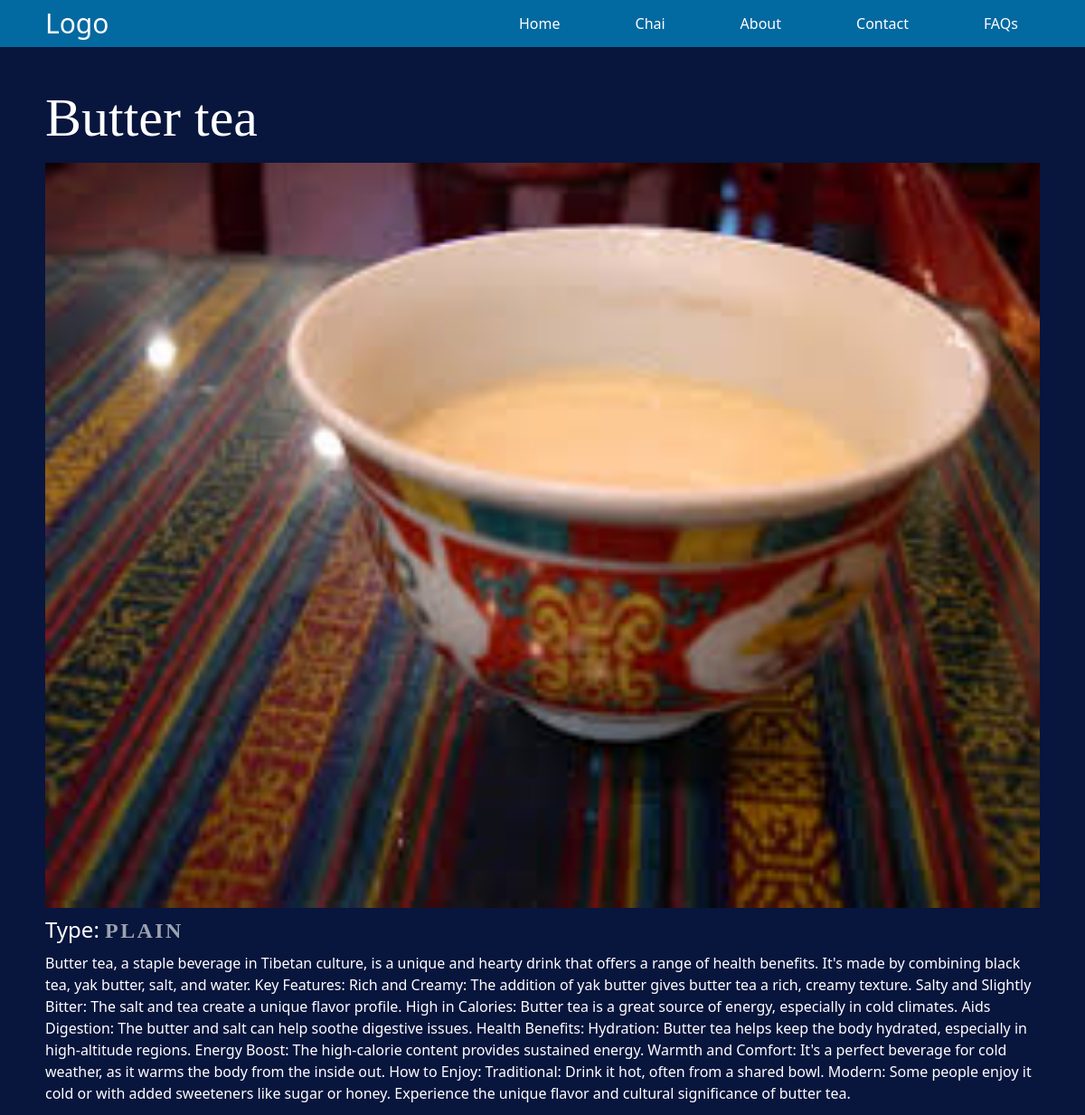
The page /chai/3/ on the database its author committed.
### chai/models.py (models this page shows, shortened)
class ChaiVarity(models.Model):
    CHAI_TYPE_CHOICE = [
        ("ML", "MASALA"),
        ("GR", "GINGER"),
        ("KI", "KIWI"),
        ("PL", "PLAIN"),
        ("EL", "ELACHI"),
    ]
    name = models.CharField(max_length=120)
    image = models.ImageField(upload_to="chais/")
    date_added = models.DateTimeField(default=timezone.now)
    chai_type = models.CharField(max_length=2, choices=CHAI_TYPE_CHOICE)
    description = models.TextField(default="")
    def get_type(self):
        for code, full_name in self.CHAI_TYPE_CHOICE:
            if self.chai_type == code:
                return full_name
        return "Unknown"

### chai/views.py (the view)
# urls.py: path("<int:chai_id>/", views.chai_details, name="chai_details"),
def chai_details(request, chai_id):
    chai = get_object_or_404(ChaiVarity, pk=chai_id)
    return render(request, "chai/chai_details.html", {"chai": chai})

### chai/templates/chai/chai_details.html (shortened to what this page needs)
{% extends 'layout.html' %}
{% block content %}
  <div class="w-full max-w-[1100px] mx-auto py-3 mt-7">
    <h1 class="text-6xl font-serif text-left py-2 mb-3">{{ chai.name }}</h1>
    <div class="w-full">
      <img src="{{ chai.image.url }}" class="w-full h-auto mx-auto max-h-[80vh] object-cover" />
    </div>
    <p class="text-2xl py-2">
      Type: <span class="font-semibold font-serif tracking-widest text-gray-400">{{ chai.get_type }}</span>
    </p>
    <div>{{ chai.description }}</div>
  </div>
{% endblock %}

### static/style.css (style rules this page uses)
body { background: #08153d; color: white; }
h1 { text-align: center; font-size: 2em; }

### rows shown on the page
ChaiVarity: name "Butter tea", image (picture), get_type "PLAIN", description "Butter tea, a staple beverage in Tibetan culture, is a unique and hearty drink that offers a range of health benefits. It's made by combining black tea, yak butter, salt, and water. Key Features: Rich and Creamy: The addition of yak butter gives butter tea a rich, creamy texture. Salty and Slightly Bitter: The salt and tea create a unique flavor profile. High in Calories: Butter tea is a great source of energy, especially in cold climates. Aids Digestion: The butter and salt can help soothe digestive issues. Health Benefits: Hydration: Butter tea helps keep the body hydrated, especially in high-altitude regions. Energy Boost: The high-calorie content provides sustained energy. Warmth and…"
